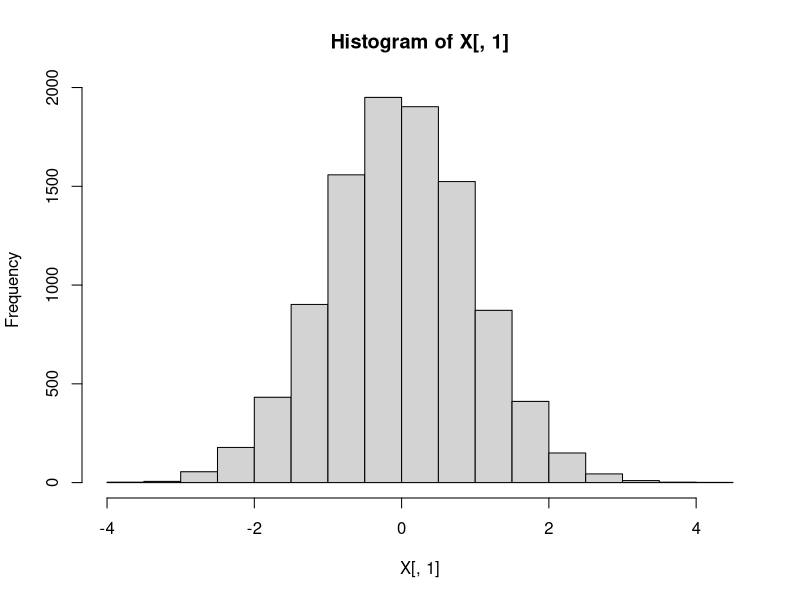
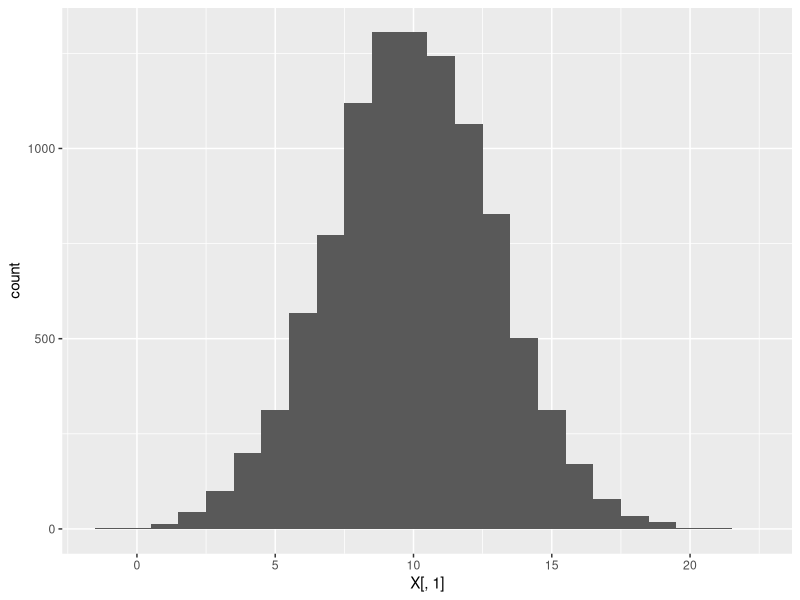
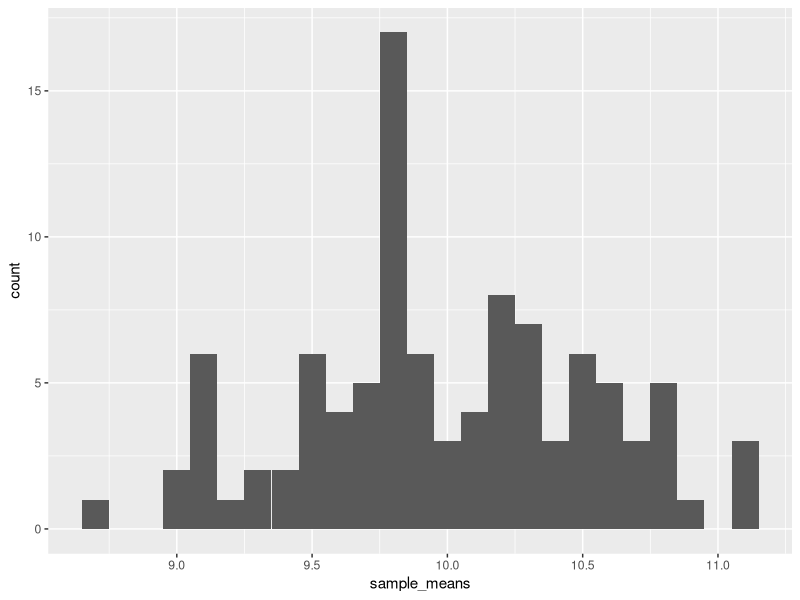

The R source for these figures, in order: (Note: this script raises an error after producing the figures.)
## ---- chunk 1
knitr::opts_chunk$set(echo = TRUE)
## ---- chunk 2

library(dplyr)
library(plyr)
library(tidyr)
library(ggplot2)
library(reshape2)


#setwd("C:/Users/jlariv/OneDrive/Econ 404/")
#mydata <- read.csv("oj.csv")
#colnames(mydata)[1-17]
X <- NULL
# Create a variable n which is the number of observations we'll look at.  
n = 10000

#The variable p will be the width of that variable.  
p = 2

#rnorm generates a random draw from a standard normal distribution.
X = matrix(rnorm(n*p), n, p)

# This lets us look at the data
head(X)
# Histogram of the first column.  We can see that it looks like a bell curve
hist(X[,1])

#NOTE: if you wanted to draw from something with a non-zero mean and more interesting variance that's: rnorm(n*p)*st_dev + mu
st_dev <- 3
mu <- 10

X[,1] <- X[,1]*st_dev + mu
X <-data.frame(X)
ggplot(X,aes(X[,1])) + geom_histogram(binwidth=1)
# Base R version: hist(X[,1])

# So Jacob made this data up.  We know that the mean is 50.  There is a really nice function in R called "sample" which lets us take a random sub sample of our data say I'd like to take a sample of 25 observations 
obs = 25
total_samps = 100
#sample_means = matrix(0, total_samps, 1)
sample_means = rep(0,total_samps)

for (i in 1:total_samps) {
subsample <- c(sample(X[,1], obs))
sample_means[i] = mean(subsample)
}

sample_means <-data.frame(sample_means)
ggplot(sample_means,aes(sample_means)) + geom_histogram(binwidth=.1)
st_err <- st_dev/(obs^.5)

#hist(sample_means)
summary(sample_means)

#Create a vector which increments up from an initial value to 100 by one
obs_0 = 3
obs_max = 100
obs_vec <- seq(obs_0, obs_max, 1)
obs_count <- length(obs_vec)

#Create dataframe to store our observations
sim_power = matrix(0, obs_count, 3)
sim_power[,1]<-obs_vec
sim_power <- data.frame(sim_power)
colnames(sim_power) <- c("Number_Obs","quantile","st_error")
#Reset sample_means
sample_means <- NULL
sample_means = rep(0,total_samps)
quartileVector = rep(0, 100)


# for each sample size ake sample and find mean 100 times for each one
for(r in 1:100){
for (j in 1:obs_count) {
  for (i in 1:total_samps) {
    # do qantile on means here
  subsample <- c(sample(X[,1], sim_power[j,1])) # sim poiwer is size od sample to choose
  sample_means[i] = mean(subsample) 
  }
  sim_power[j,2] <- quantile(sample_means, .05) #mean(sample_means)
  sim_power[j,3] <- st_dev/(sim_power[j,1]^.5)
}
  x <- filter(sim_power, quantile > 9)[1, 1]
  quartileVector[r] = x[1]

}
quartileVector <- as.data.frame(quartileVector)
v <- summary(quartileVector)

filter(sim_power, quantile > 9)


ggplot(sim_power, aes(Number_Obs)) + geom_line(aes(y=mean),colour = "blue") 
ggplot(sim_power, aes(Number_Obs)) + geom_line(aes(y=st_error),colour = "red")


# Question: Take a normal distribution with mu = 10 and variance of 9 (e.g., standard deviation of 3).  Simulate a population of 10,000.  What is the sample size needed to make the standard error of the sample mean sufficiently small so that no more than 5% of the sample means are less 9?
  
  


